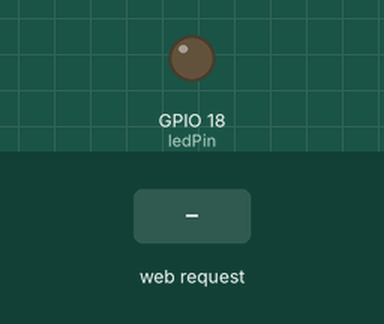
Recording of a sketch running on a simulated ESP32. Parts: output pins drawn as LEDs (lit = HIGH). The test bench sets the inputs (shaded band). WiFi joins after 1.5 s; servers stay silent unless stated; what the sketch prints to the serial monitor is not drawn.

Above: at 3.2 s.
3.3 s: HTTP request GET /on received
At 4.5 s:
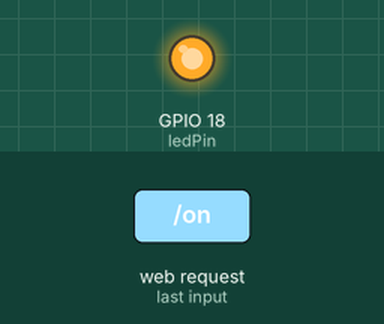
4.8 s: HTTP request GET /off received
At 5.7 s:
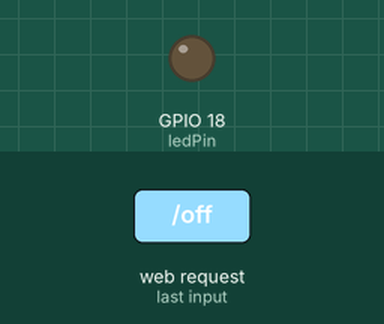
Timing chart, 0 to 7.8 s (numbered marks = the images above; inputs shaded):
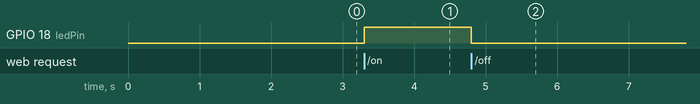

Measured:
- after the input at 3.3 s, GPIO 18 (ledPin): LOW → HIGH at once
- after the input at 4.8 s, GPIO 18 (ledPin): HIGH → LOW at once

The sketch:

led_wifi_control.ino
```cpp
#include <WiFi.h>
#include <WebServer.h>

// 定义 LED 连接的引脚
const int ledPin = 18;  // GPIO 2

// WiFi 连接参数
const char* ssid = "TP-LINK_C5A2";
const char* password = "15750849198yy";

// Web 服务器端口
const int serverPort = 80;

// 创建 WiFi 客户端和 Web 服务器对象

WebServer server(serverPort);

void setup() {
  // put your setup code here, to run once:
  Serial.begin(115200);

  // 初始化 LED 引脚为输出
  pinMode(ledPin, OUTPUT);

  // 连接 WiFi
  WiFi.begin(ssid, password);
  while (WiFi.status() != WL_CONNECTED) {
    delay(1000);
    Serial.println("Connecting to WiFi...");
  }
  Serial.println("Connected to WiFi");
  Serial.print("IP Address: ");
  Serial.println(WiFi.localIP());

  // 设置 Web 服务器路由
  server.on("/", handleRoot);
  server.on("/on", handleOn);
  server.on("/off", handleOff);

  // 开始 Web 服务器
  server.begin();
  Serial.println("Web server started");
}

void loop() {
  // 处理 Web 服务器请求
  server.handleClient();
}

// 处理根路由
void handleRoot() {
  String html = "<html><head><title>ESP32 LED Control</title></head><body>";
  html += "<h1>ESP32 LED Control</h1>";
  html += "<a href=\"/on\"><button>Turn On</button></a>";
  html += "<a href=\"/off\"><button>Turn Off</button></a>";
  html += "</body></html>";
  server.send(200, "text/html", html);
}

// 处理 LED 开启请求
void handleOn() {
  digitalWrite(ledPin, HIGH);
  server.send(200, "text/plain", "LED is ON");
}

// 处理 LED 关闭请求
void handleOff() {
  digitalWrite(ledPin, LOW);
  server.send(200, "text/plain", "LED is OFF");
}
```
